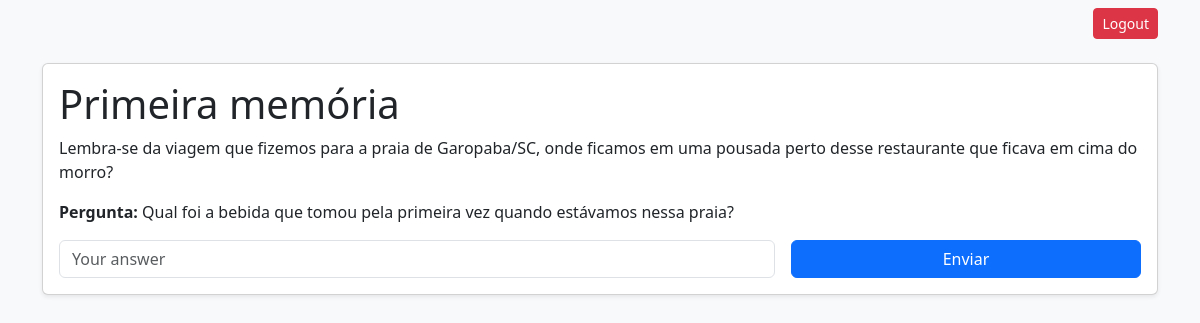
Screenshot of /puzzle/1/ (signed in) with the database file from the repository.
### game/models.py (models this page shows, shortened)
class Puzzle(models.Model):
    title = models.CharField(max_length=100)
    description = models.TextField()
    question = models.TextField()
    answer = models.CharField(max_length=100)
    order = models.PositiveIntegerField(default=0)

### game/views.py (the view, shortened to what this page needs)
# urls.py: path('puzzle/<int:pk>/', puzzle_view, name='puzzle_view'),
@login_required
def puzzle_view(request, pk):
    puzzle = get_object_or_404(Puzzle, pk=pk)
    progress, _ = UserProgress.objects.get_or_create(pk=1)
    next_puzzle = (
        Puzzle.objects.filter(order__gt=puzzle.order).order_by("order").first()
    )
    correct = False
    feedback = ""
    message = None
    if message is None and puzzle.message and puzzle.message.revealed:
        message = puzzle.message
    return render(
        request,
        "puzzle.html",
        {
            "puzzle": puzzle,
            "message": message,
            "correct": correct,
            "next_puzzle": next_puzzle,
            "feedback": feedback,
        },
    )

### game/templates/puzzle.html (shortened to what this page needs)
{% load static %}
<!DOCTYPE html>
<html lang="en" class="h-100">
  <head>
    <link
      href="https://cdn.jsdelivr.net/npm/bootstrap@5.3.3/dist/css/bootstrap.min.css"
      rel="stylesheet"
    />
  </head>
  <body class="bg-light d-flex flex-column min-vh-100">
    <nav class="navbar navbar-light bg-transparent mb-3">
      <div class="container">
        <a href="{% url 'logout' %}" class="btn btn-danger btn-sm ms-auto"
          >Logout</a
        >
      </div>
    </nav>
    <main class="container flex-grow-1">
      <div class="card shadow-sm">
        <div class="card-body">
          <h1 class="card-title">{{ puzzle.title }}</h1>
          <p class="card-text">{{ puzzle.description }}</p>
          <p><strong>Pergunta:</strong> {{ puzzle.question }}</p>
           {% if not correct %}
          <form method="post" class="row gy-2 gx-3 align-items-center">
            <div class="col-12 col-sm-8">
              <input
                type="text"
                name="answer"
                required
                placeholder="Your answer"
                class="form-control"
              />
            </div>
            <div class="col-12 col-sm-4 d-grid">
              <button type="submit" class="btn btn-primary">Enviar</button>
            </div>
          </form>
          {% endif %}
        </div>
      </div>
    </main>
  </body>
</html>

### rows the page displays
Puzzle: title "Primeira memória", description "Lembra-se da viagem que fizemos para a praia de Garopaba/SC, onde ficamos em uma pousada perto desse restaurante que ficava em cima do morro?", question "Qual foi a bebida que tomou pela primeira vez quando estávamos nessa praia?"
